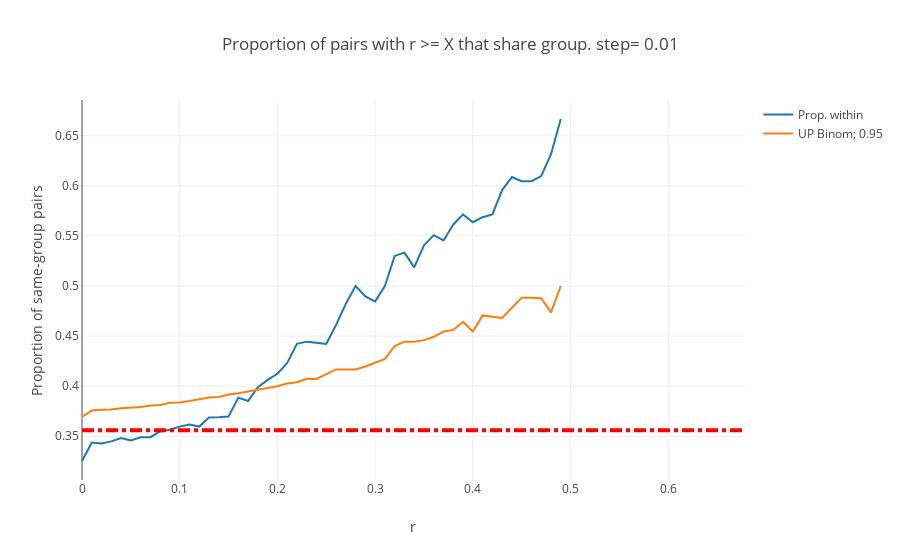

The code cell stored with this chart in its notebook:
### Markdown cell above
### IV. Related pairs Within and Across groups


In this section we will see about getting something more linear out pairs of related individuals across groups.

We'll refer back to the matrix of pairwise genetic distances and do the following:

For increasing values of *r* we will plot the proportion of pairs of individuals equally or more related to that that fall within the same group.

Also, we will plot the 95% confidence interval for that estimate along the value of r. This is important because that interval will expand as the number of individuals decreases.

The function used will be the `scipy.stats.binom.interval(quantile,n,prob)`

### Code cell
### the matrix is 'Sev_sim_vector'
import math
from scipy.stats import fisher_exact
from scipy.stats import binom

conf_interval= .05
Fisher_threshold= .05
step= .01

ub= []
Props= []
Rs= []
conf= []
Enes= []

for r in np.arange(min(Sev_sim_vector),.5,step):
    Classes = [int(x >= r) for x in Sev_sim_vector]
    within= len([x for x in range(len(Classes)) if Classes[x] == 1 and Group_share_vector[x] == 1])
    Prop_within= within / sum(Classes)
    
    Enes.append(sum(Classes))
    
    conf_int= binom.interval(1- 2*conf_interval,sum(Classes),expected[1])[1] / sum(Classes)
    
    ub.append(conf_int)
    
    Props.append(Prop_within)
    Rs.append(r)

## plot
fig_linear= [go.Scatter(
    x= Rs,
    y= Props,
    type='scatter',
    mode= "point",
    name= 'Prop. within',
    marker= {
    'line': {'width': 0},
    'size': 8,
    'symbol': 'circle',
  "opacity": .8
  }
)]

fig_linear.append(go.Scatter(
    x= Rs,
    y= ub,
    type='scatter',
    mode= "point",
    name= 'UP Binom; {}'.format(1-conf_interval),
    marker= {
    'size': 8,
    'symbol': 'circle',
  "opacity": .8
  }
))

layout= go.Layout(
    title= 'Proportion of pairs with r >= X that share group. step= {}'.format(step),
    xaxis= dict(
        title= 'r'
    ),
    yaxis= dict(
        title= 'Proportion of same-group pairs'
    ),
    shapes= [{
        'type': 'line',
        'x0': min(Sev_sim_vector),
        'y0': expected[1],
        'x1': max(Sev_sim_vector),
        'y1': expected[1],
        'line': {
            'color': 'red',
            'width': 4,
            'dash': 'dashdot',
        },
    }],
)

fig = go.Figure(data=fig_linear,layout= layout)
iplot(fig)

### Figure 1 — Plotly figure (JSON) as saved in the notebook; plotly's stock layout.template omitted (floating-point values rounded to 4 significant figures)
{"data": [{"marker": {"line": {"width": 0}, "opacity": 0.8, "size": 8, "symbol": "circle"}, "mode": "point", "name": "Prop. within", "type": "scatter", "x": [0, 0.01, 0.02, 0.03, 0.04, 0.05, 0.06, 0.07, 0.08, 0.09, 0.1, 0.11, 0.12, 0.13, 0.14, 0.15, 0.16, 0.17, 0.18, 0.19, 0.2, 0.21, 0.22, 0.23, 0.24, 0.25, 0.26, 0.27, 0.28, 0.29, 0.3, 0.31, 0.32, 0.33, 0.34, 0.35, 0.36, 0.37, 0.38, 0.39, 0.4, 0.41, 0.42, 0.43, 0.44, 0.45, 0.46, 0.47, 0.48, 0.49], "y": [0.3253, 0.3438, 0.3428, 0.3449, 0.3483, 0.3459, 0.349, 0.349, 0.3548, 0.3565, 0.3596, 0.3616, 0.3596, 0.3688, 0.3691, 0.3698, 0.3885, 0.3852, 0.3989, 0.4062, 0.4123, 0.4232, 0.4423, 0.4444, 0.4434, 0.4422, 0.4611, 0.4821, 0.5, 0.4895, 0.4846, 0.5, 0.53, 0.5333, 0.5185, 0.5405, 0.5507, 0.5455, 0.5614, 0.5714, 0.5636, 0.5686, 0.5714, 0.5957, 0.6087, 0.6047, 0.6047, 0.6098, 0.6316, 0.6667]}, {"marker": {"opacity": 0.8, "size": 8, "symbol": "circle"}, "mode": "point", "name": "UP Binom; 0.95", "type": "scatter", "x": [0, 0.01, 0.02, 0.03, 0.04, 0.05, 0.06, 0.07, 0.08, 0.09, 0.1, 0.11, 0.12, 0.13, 0.14, 0.15, 0.16, 0.17, 0.18, 0.19, 0.2, 0.21, 0.22, 0.23, 0.24, 0.25, 0.26, 0.27, 0.28, 0.29, 0.3, 0.31, 0.32, 0.33, 0.34, 0.35, 0.36, 0.37, 0.38, 0.39, 0.4, 0.41, 0.42, 0.43, 0.44, 0.45, 0.46, 0.47, 0.48, 0.49], "y": [0.3695, 0.3756, 0.3765, 0.3767, 0.3778, 0.3786, 0.3792, 0.3808, 0.3812, 0.3835, 0.3837, 0.3853, 0.3869, 0.3887, 0.3891, 0.3917, 0.3929, 0.3947, 0.3963, 0.3977, 0.4, 0.4027, 0.4038, 0.4074, 0.4072, 0.4121, 0.4167, 0.4167, 0.4167, 0.4196, 0.4231, 0.4273, 0.44, 0.4444, 0.4444, 0.4459, 0.4493, 0.4545, 0.4561, 0.4643, 0.4545, 0.4706, 0.4694, 0.4681, 0.4783, 0.4884, 0.4884, 0.4878, 0.4737, 0.5]}], "layout": {"shapes": [{"line": {"color": "red", "dash": "dashdot", "width": 4}, "type": "line", "x0": 0, "x1": 0.6765, "y0": 0.356, "y1": 0.356}], "title": "Proportion of pairs with r >= X that share group. step= 0.01", "xaxis": {"title": "r"}, "yaxis": {"title": "Proportion of same-group pairs"}}}
